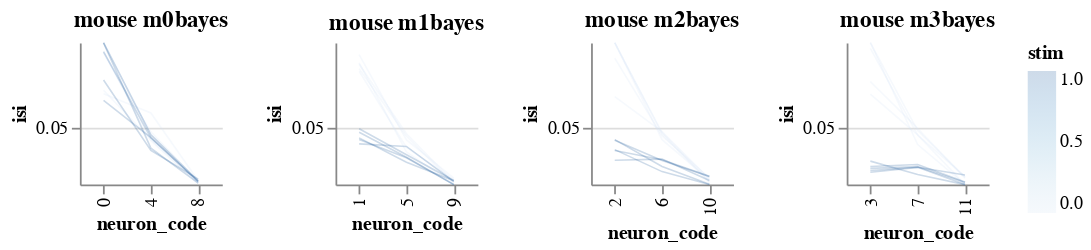

The notebook cell this image was saved under:
### Code cell
bw.facet(column='mouse',height=80,width=80)

### Figure 1 — Vega-Lite specification as saved in the notebook (floating-point values rounded to 4 significant figures)
{"usermeta": {"embedOptions": {"theme": "vox"}}, "config": {"view": {"continuousWidth": 400, "continuousHeight": 300, "stroke": null}}, "hconcat": [{"layer": [{"mark": {"type": "line", "fill": null}, "encoding": {"color": {"type": "quantitative", "field": "stim"}, "detail": {"type": "quantitative", "field": "i_trial"}, "opacity": {"value": 0.2}, "size": {"value": 0.9}, "x": {"type": "ordinal", "field": "neuron_code"}, "y": {"type": "quantitative", "field": "isi", "scale": {"clamp": true, "domain": [0.0215, 0.09219], "zero": false}}}}], "height": 80, "resolve": {"scale": {"y": "independent"}}, "title": "mouse m0bayes  ", "transform": [{"filter": "(datum['mouse'] === 'm0bayes')"}], "width": 80}, {"layer": [{"mark": {"type": "line", "fill": null}, "encoding": {"color": {"type": "quantitative", "field": "stim"}, "detail": {"type": "quantitative", "field": "i_trial"}, "opacity": {"value": 0.2}, "size": {"value": 0.9}, "x": {"type": "ordinal", "field": "neuron_code"}, "y": {"type": "quantitative", "field": "isi", "scale": {"clamp": true, "domain": [0.0215, 0.09219], "zero": false}}}}], "height": 80, "resolve": {"scale": {"y": "independent"}}, "title": "mouse m1bayes  ", "transform": [{"filter": "(datum['mouse'] === 'm1bayes')"}], "width": 80}, {"layer": [{"mark": {"type": "line", "fill": null}, "encoding": {"color": {"type": "quantitative", "field": "stim"}, "detail": {"type": "quantitative", "field": "i_trial"}, "opacity": {"value": 0.2}, "size": {"value": 0.9}, "x": {"type": "ordinal", "field": "neuron_code"}, "y": {"type": "quantitative", "field": "isi", "scale": {"clamp": true, "domain": [0.0215, 0.09219], "zero": false}}}}], "height": 80, "resolve": {"scale": {"y": "independent"}}, "title": "mouse m2bayes  ", "transform": [{"filter": "(datum['mouse'] === 'm2bayes')"}], "width": 80}, {"layer": [{"mark": {"type": "line", "fill": null}, "encoding": {"color": {"type": "quantitative", "field": "stim"}, "detail": {"type": "quantitative", "field": "i_trial"}, "opacity": {"value": 0.2}, "size": {"value": 0.9}, "x": {"type": "ordinal", "field": "neuron_code"}, "y": {"type": "quantitative", "field": "isi", "scale": {"clamp": true, "domain": [0.0215, 0.09219], "zero": false}}}}], "height": 80, "resolve": {"scale": {"y": "independent"}}, "title": "mouse m3bayes  ", "transform": [{"filter": "(datum['mouse'] === 'm3bayes')"}], "width": 80}], "data": {"name": "data-302a6b66ce2ef1cf9af7c15f8e6f5beb"}, "$schema": "https://vega.github.io/schema/vega-lite/v4.8.1.json", "datasets": {"data-302a6b66ce2ef1cf9af7c15f8e6f5beb": [{"mouse_code": 0, "neuron_code": 0, "stim": 0, "mouse": "m0bayes", "neuron_x_mouse": "0m0bayes", "i_trial": 0, "neuron": "0", "log_firing_rate": 1.775, "Firing rate": 59.53, "firing_rate": 59.53, "i_spike": 39.0, "isi": 0.087, "combined_condition": 0}, {"mouse_code": 0, "neuron_code": 0, "stim": 0, "mouse": "m0bayes", "neuron_x_mouse": "0m0bayes", "i_trial": 1, "neuron": "0", "log_firing_rate": 1.45, "Firing rate": 28.19, "firing_rate": 28.19, "i_spike": 36.0, "isi": 0.09736, "combined_condition": 0}, {"mouse_code": 0, "neuron_code": 0, "stim": 0, "mouse": "m0bayes", "neuron_x_mouse": "0m0bayes", "i_trial": 2, "neuron": "0", "log_firing_rate": 1.712, "Firing rate": 51.57, "firing_rate": 51.57, "i_spike": 50.5, "isi": 0.0685, "combined_condition": 0}, {"mouse_code": 0, "neuron_code": 0, "stim": 0, "mouse": "m0bayes", "neuron_x_mouse": "0m0bayes", "i_trial": 3, "neuron": "0", "log_firing_rate": 2.564, "Firing rate": 366.8, "firing_rate": 366.8, "i_spike": 40.5, "isi": 0.0874, "combined_condition": 0}, {"mouse_code": 0, "neuron_code": 0, "stim": 0, "mouse": "m0bayes", "neuron_x_mouse": "0m0bayes", "i_trial": 4, "neuron": "0", "log_firing_rate": 2.094, "Firing rate": 124.2, "firing_rate": 124.2, "i_spike": 52.0, "isi": 0.06668, "combined_condition": 0}, {"mouse_code": 0, "neuron_code": 0, "stim": 1, "mouse": "m0bayes", "neuron_x_mouse": "0m0bayes", "i_trial": 0, "neuron": "0", "log_firing_rate": 1.974, "Firing rate": 94.18, "firing_rate": 94.18, "i_spike": 38.5, "isi": 0.09201, "combined_condition": 12}, {"mouse_code": 0, "neuron_code": 0, "stim": 1, "mouse": "m0bayes", "neuron_x_mouse": "0m0bayes", "i_trial": 1, "neuron": "0", "log_firing_rate": 1.861, "Firing rate": 72.66, "firing_rate": 72.66, "i_spike": 39.5, "isi": 0.08774, "combined_condition": 12}, {"mouse_code": 0, "neuron_code": 0, "stim": 1, "mouse": "m0bayes", "neuron_x_mouse": "0m0bayes", "i_trial": 2, "neuron": "0", "log_firing_rate": 2.084, "Firing rate": 121.3, "firing_rate": 121.3, "i_spike": 47.0, "isi": 0.07358, "combined_condition": 12}, {"mouse_code": 0, "neuron_code": 0, "stim": 1, "mouse": "m0bayes", "neuron_x_mouse": "0m0bayes", "i_trial": 3, "neuron": "0", "log_firing_rate": 1.565, "Firing rate": 36.69, "firing_rate": 36.69, "i_spike": 36.0, "isi": 0.09597, "combined_condition": 12}, {"mouse_code": 0, "neuron_code": 0, "stim": 1, "mouse": "m0bayes", "neuron_x_mouse": "0m0bayes", "i_trial": 4, "neuron": "0", "log_firing_rate": 2.71, "Firing rate": 512.8, "firing_rate": 512.8, "i_spike": 55.0, "isi": 0.06349, "combined_condition": 12}, {"mouse_code": 0, "neuron_code": 4, "stim": 0, "mouse": "m0bayes", "neuron_x_mouse": "1m0bayes", "i_trial": 0, "neuron": "1", "log_firing_rate": 1.896, "Firing rate": 78.67, "firing_rate": 78.67, "i_spike": 73.0, "isi": 0.04778, "combined_condition": 1}, {"mouse_code": 0, "neuron_code": 4, "stim": 0, "mouse": "m0bayes", "neuron_x_mouse": "1m0bayes", "i_trial": 1, "neuron": "1", "log_firing_rate": 2.037, "Firing rate": 108.8, "firing_rate": 108.8, "i_spike": 75.0, "isi": 0.04641, "combined_condition": 1}, {"mouse_code": 0, "neuron_code": 4, "stim": 0, "mouse": "m0bayes", "neuron_x_mouse": "1m0bayes", "i_trial": 2, "neuron": "1", "log_firing_rate": 2.024, "Firing rate": 105.6, "firing_rate": 105.6, "i_spike": 79.5, "isi": 0.04389, "combined_condition": 1}, {"mouse_code": 0, "neuron_code": 4, "stim": 0, "mouse": "m0bayes", "neuron_x_mouse": "1m0bayes", "i_trial": 3, "neuron": "1", "log_firing_rate": 2.107, "Firing rate": 127.8, "firing_rate": 127.8, "i_spike": 80.5, "isi": 0.04337, "combined_condition": 1}, {"mouse_code": 0, "neuron_code": 4, "stim": 0, "mouse": "m0bayes", "neuron_x_mouse": "1m0bayes", "i_trial": 4, "neuron": "1", "log_firing_rate": 1.975, "Firing rate": 94.41, "firing_rate": 94.41, "i_spike": 60.5, "isi": 0.05718, "combined_condition": 1}, {"mouse_code": 0, "neuron_code": 4, "stim": 1, "mouse": "m0bayes", "neuron_x_mouse": "1m0bayes", "i_trial": 0, "neuron": "1", "log_firing_rate": 2.0, "Firing rate": 99.93, "firing_rate": 99.93, "i_spike": 88.0, "isi": 0.03965, "combined_condition": 13}, {"mouse_code": 0, "neuron_code": 4, "stim": 1, "mouse": "m0bayes", "neuron_x_mouse": "1m0bayes", "i_trial": 1, "neuron": "1", "log_firing_rate": 2.267, "Firing rate": 185.1, "firing_rate": 185.1, "i_spike": 78.5, "isi": 0.04484, "combined_condition": 13}, {"mouse_code": 0, "neuron_code": 4, "stim": 1, "mouse": "m0bayes", "neuron_x_mouse": "1m0bayes", "i_trial": 2, "neuron": "1", "log_firing_rate": 2.242, "Firing rate": 174.5, "firing_rate": 174.5, "i_spike": 91.0, "isi": 0.03847, "combined_condition": 13}, {"mouse_code": 0, "neuron_code": 4, "stim": 1, "mouse": "m0bayes", "neuron_x_mouse": "1m0bayes", "i_trial": 3, "neuron": "1", "log_firing_rate": 2.132, "Firing rate": 135.5, "firing_rate": 135.5, "i_spike": 75.0, "isi": 0.04624, "combined_condition": 13}, {"mouse_code": 0, "neuron_code": 4, "stim": 1, "mouse": "m0bayes", "neuron_x_mouse": "1m0bayes", "i_trial": 4, "neuron": "1", "log_firing_rate": 2.207, "Firing rate": 160.9, "firing_rate": 160.9, "i_spike": 78.0, "isi": 0.0449, "combined_condition": 13}, {"mouse_code": 0, "neuron_code": 8, "stim": 0, "mouse": "m0bayes", "neuron_x_mouse": "2m0bayes", "i_trial": 0, "neuron": "2", "log_firing_rate": 2.571, "Firing rate": 372.3, "firing_rate": 372.3, "i_spike": 150.0, "isi": 0.02308, "combined_condition": 2}, {"mouse_code": 0, "neuron_code": 8, "stim": 0, "mouse": "m0bayes", "neuron_x_mouse": "2m0bayes", "i_trial": 1, "neuron": "2", "log_firing_rate": 2.421, "Firing rate": 263.8, "firing_rate": 263.8, "i_spike": 156.0, "isi": 0.02243, "combined_condition": 2}, {"mouse_code": 0, "neuron_code": 8, "stim": 0, "mouse": "m0bayes", "neuron_x_mouse": "2m0bayes", "i_trial": 2, "neuron": "2", "log_firing_rate": 2.37, "Firing rate": 234.5, "firing_rate": 234.5, "i_spike": 156.5, "isi": 0.02228, "combined_condition": 2}, {"mouse_code": 0, "neuron_code": 8, "stim": 0, "mouse": "m0bayes", "neuron_x_mouse": "2m0bayes", "i_trial": 3, "neuron": "2", "log_firing_rate": 2.346, "Firing rate": 222.0, "firing_rate": 222.0, "i_spike": 157.5, "isi": 0.02193, "combined_condition": 2}, {"mouse_code": 0, "neuron_code": 8, "stim": 0, "mouse": "m0bayes", "neuron_x_mouse": "2m0bayes", "i_trial": 4, "neuron": "2", "log_firing_rate": 2.609, "Firing rate": 406.0, "firing_rate": 406.0, "i_spike": 149.0, "isi": 0.0234, "combined_condition": 2}, {"mouse_code": 0, "neuron_code": 8, "stim": 1, "mouse": "m0bayes", "neuron_x_mouse": "2m0bayes", "i_trial": 0, "neuron": "2", "log_firing_rate": 2.696, "Firing rate": 496.2, "firing_rate": 496.2, "i_spike": 157.5, "isi": 0.02221, "combined_condition": 14}, {"mouse_code": 0, "neuron_code": 8, "stim": 1, "mouse": "m0bayes", "neuron_x_mouse": "2m0bayes", "i_trial": 1, "neuron": "2", "log_firing_rate": 2.752, "Firing rate": 565.4, "firing_rate": 565.4, "i_spike": 151.5, "isi": 0.02303, "combined_condition": 14}, {"mouse_code": 0, "neuron_code": 8, "stim": 1, "mouse": "m0bayes", "neuron_x_mouse": "2m0bayes", "i_trial": 2, "neuron": "2", "log_firing_rate": 2.326, "Firing rate": 211.9, "firing_rate": 211.9, "i_spike": 144.0, "isi": 0.02424, "combined_condition": 14}, {"mouse_code": 0, "neuron_code": 8, "stim": 1, "mouse": "m0bayes", "neuron_x_mouse": "2m0bayes", "i_trial": 3, "neuron": "2", "log_firing_rate": 3.06, "Firing rate": 1147.0, "firing_rate": 1147.0, "i_spike": 148.5, "isi": 0.02338, "combined_condition": 14}, {"mouse_code": 0, "neuron_code": 8, "stim": 1, "mouse": "m0bayes", "neuron_x_mouse": "2m0bayes", "i_trial": 4, "neuron": "2", "log_firing_rate": 2.414, "Firing rate": 259.4, "firing_rate": 259.4, "i_spike": 152.5, "isi": 0.02301, "combined_condition": 14}, {"mouse_code": 1, "neuron_code": 1, "stim": 0, "mouse": "m1bayes", "neuron_x_mouse": "0m1bayes", "i_trial": 0, "neuron": "0", "log_firing_rate": 1.767, "Firing rate": 58.54, "firing_rate": 58.54, "i_spike": 41.0, "isi": 0.08623, "combined_condition": 3}, {"mouse_code": 1, "neuron_code": 1, "stim": 0, "mouse": "m1bayes", "neuron_x_mouse": "0m1bayes", "i_trial": 1, "neuron": "0", "log_firing_rate": 2.54, "Firing rate": 346.8, "firing_rate": 346.8, "i_spike": 44.5, "isi": 0.07925, "combined_condition": 3}, {"mouse_code": 1, "neuron_code": 1, "stim": 0, "mouse": "m1bayes", "neuron_x_mouse": "0m1bayes", "i_trial": 2, "neuron": "0", "log_firing_rate": 1.694, "Firing rate": 49.4, "firing_rate": 49.4, "i_spike": 40.5, "isi": 0.08141, "combined_condition": 3}, {"mouse_code": 1, "neuron_code": 1, "stim": 0, "mouse": "m1bayes", "neuron_x_mouse": "0m1bayes", "i_trial": 3, "neuron": "0", "log_firing_rate": 1.863, "Firing rate": 73.0, "firing_rate": 73.0, "i_spike": 43.0, "isi": 0.08209, "combined_condition": 3}, {"mouse_code": 1, "neuron_code": 1, "stim": 0, "mouse": "m1bayes", "neuron_x_mouse": "0m1bayes", "i_trial": 4, "neuron": "0", "log_firing_rate": 2.44, "Firing rate": 275.1, "firing_rate": 275.1, "i_spike": 45.0, "isi": 0.07791, "combined_condition": 3}, {"mouse_code": 1, "neuron_code": 1, "stim": 1, "mouse": "m1bayes", "neuron_x_mouse": "0m1bayes", "i_trial": 0, "neuron": "0", "log_firing_rate": 1.942, "Firing rate": 87.49, "firing_rate": 87.49, "i_spike": 73.0, "isi": 0.04755, "combined_condition": 15}, {"mouse_code": 1, "neuron_code": 1, "stim": 1, "mouse": "m1bayes", "neuron_x_mouse": "0m1bayes", "i_trial": 1, "neuron": "0", "log_firing_rate": 2.194, "Firing rate": 156.2, "firing_rate": 156.2, "i_spike": 84.0, "isi": 0.04176, "combined_condition": 15}, {"mouse_code": 1, "neuron_code": 1, "stim": 1, "mouse": "m1bayes", "neuron_x_mouse": "0m1bayes", "i_trial": 2, "neuron": "0", "log_firing_rate": 2.206, "Firing rate": 160.8, "firing_rate": 160.8, "i_spike": 67.0, "isi": 0.04933, "combined_condition": 15}, {"mouse_code": 1, "neuron_code": 1, "stim": 1, "mouse": "m1bayes", "neuron_x_mouse": "0m1bayes", "i_trial": 3, "neuron": "0", "log_firing_rate": 2.08, "Firing rate": 120.2, "firing_rate": 120.2, "i_spike": 78.0, "isi": 0.04475, "combined_condition": 15}, {"mouse_code": 1, "neuron_code": 1, "stim": 1, "mouse": "m1bayes", "neuron_x_mouse": "0m1bayes", "i_trial": 4, "neuron": "0", "log_firing_rate": 2.014, "Firing rate": 103.3, "firing_rate": 103.3, "i_spike": 79.0, "isi": 0.04395, "combined_condition": 15}, {"mouse_code": 1, "neuron_code": 5, "stim": 0, "mouse": "m1bayes", "neuron_x_mouse": "1m1bayes", "i_trial": 0, "neuron": "1", "log_firing_rate": 2.274, "Firing rate": 188.1, "firing_rate": 188.1, "i_spike": 80.0, "isi": 0.04375, "combined_condition": 4}, {"mouse_code": 1, "neuron_code": 5, "stim": 0, "mouse": "m1bayes", "neuron_x_mouse": "1m1bayes", "i_trial": 1, "neuron": "1", "log_firing_rate": 2.26, "Firing rate": 182.0, "firing_rate": 182.0, "i_spike": 77.0, "isi": 0.04553, "combined_condition": 4}, {"mouse_code": 1, "neuron_code": 5, "stim": 0, "mouse": "m1bayes", "neuron_x_mouse": "1m1bayes", "i_trial": 2, "neuron": "1", "log_firing_rate": 2.324, "Firing rate": 210.7, "firing_rate": 210.7, "i_spike": 74.0, "isi": 0.04682, "combined_condition": 4}, {"mouse_code": 1, "neuron_code": 5, "stim": 0, "mouse": "m1bayes", "neuron_x_mouse": "1m1bayes", "i_trial": 3, "neuron": "1", "log_firing_rate": 2.174, "Firing rate": 149.4, "firing_rate": 149.4, "i_spike": 90.0, "isi": 0.03772, "combined_condition": 4}, {"mouse_code": 1, "neuron_code": 5, "stim": 0, "mouse": "m1bayes", "neuron_x_mouse": "1m1bayes", "i_trial": 4, "neuron": "1", "log_firing_rate": 2.248, "Firing rate": 176.9, "firing_rate": 176.9, "i_spike": 86.0, "isi": 0.04001, "combined_condition": 4}, {"mouse_code": 1, "neuron_code": 5, "stim": 1, "mouse": "m1bayes", "neuron_x_mouse": "1m1bayes", "i_trial": 0, "neuron": "1", "log_firing_rate": 2.38, "Firing rate": 240.0, "firing_rate": 240.0, "i_spike": 99.5, "isi": 0.0351, "combined_condition": 16}, {"mouse_code": 1, "neuron_code": 5, "stim": 1, "mouse": "m1bayes", "neuron_x_mouse": "1m1bayes", "i_trial": 1, "neuron": "1", "log_firing_rate": 1.906, "Firing rate": 80.58, "firing_rate": 80.58, "i_spike": 86.0, "isi": 0.04049, "combined_condition": 16}, {"mouse_code": 1, "neuron_code": 5, "stim": 1, "mouse": "m1bayes", "neuron_x_mouse": "1m1bayes", "i_trial": 2, "neuron": "1", "log_firing_rate": 2.298, "Firing rate": 198.5, "firing_rate": 198.5, "i_spike": 95.0, "isi": 0.03637, "combined_condition": 16}, {"mouse_code": 1, "neuron_code": 5, "stim": 1, "mouse": "m1bayes", "neuron_x_mouse": "1m1bayes", "i_trial": 3, "neuron": "1", "log_firing_rate": 2.572, "Firing rate": 373.1, "firing_rate": 373.1, "i_spike": 107.5, "isi": 0.03263, "combined_condition": 16}, {"mouse_code": 1, "neuron_code": 5, "stim": 1, "mouse": "m1bayes", "neuron_x_mouse": "1m1bayes", "i_trial": 4, "neuron": "1", "log_firing_rate": 2.199, "Firing rate": 158.0, "firing_rate": 158.0, "i_spike": 98.5, "isi": 0.03487, "combined_condition": 16}, {"mouse_code": 1, "neuron_code": 9, "stim": 0, "mouse": "m1bayes", "neuron_x_mouse": "2m1bayes", "i_trial": 0, "neuron": "2", "log_firing_rate": 2.42, "Firing rate": 263.1, "firing_rate": 263.1, "i_spike": 141.0, "isi": 0.02472, "combined_condition": 5}, {"mouse_code": 1, "neuron_code": 9, "stim": 0, "mouse": "m1bayes", "neuron_x_mouse": "2m1bayes", "i_trial": 1, "neuron": "2", "log_firing_rate": 2.388, "Firing rate": 244.4, "firing_rate": 244.4, "i_spike": 159.5, "isi": 0.02193, "combined_condition": 5}, {"mouse_code": 1, "neuron_code": 9, "stim": 0, "mouse": "m1bayes", "neuron_x_mouse": "2m1bayes", "i_trial": 2, "neuron": "2", "log_firing_rate": 2.287, "Firing rate": 193.9, "firing_rate": 193.9, "i_spike": 153.0, "isi": 0.02275, "combined_condition": 5}, {"mouse_code": 1, "neuron_code": 9, "stim": 0, "mouse": "m1bayes", "neuron_x_mouse": "2m1bayes", "i_trial": 3, "neuron": "2", "log_firing_rate": 2.61, "Firing rate": 407.6, "firing_rate": 407.6, "i_spike": 165.0, "isi": 0.02118, "combined_condition": 5}, {"mouse_code": 1, "neuron_code": 9, "stim": 0, "mouse": "m1bayes", "neuron_x_mouse": "2m1bayes", "i_trial": 4, "neuron": "2", "log_firing_rate": 2.745, "Firing rate": 556.5, "firing_rate": 556.5, "i_spike": 145.5, "isi": 0.02397, "combined_condition": 5}, {"mouse_code": 1, "neuron_code": 9, "stim": 1, "mouse": "m1bayes", "neuron_x_mouse": "2m1bayes", "i_trial": 0, "neuron": "2", "log_firing_rate": 2.646, "Firing rate": 442.9, "firing_rate": 442.9, "i_spike": 163.0, "isi": 0.02147, "combined_condition": 17}, {"mouse_code": 1, "neuron_code": 9, "stim": 1, "mouse": "m1bayes", "neuron_x_mouse": "2m1bayes", "i_trial": 1, "neuron": "2", "log_firing_rate": 2.306, "Firing rate": 202.2, "firing_rate": 202.2, "i_spike": 152.5, "isi": 0.02295, "combined_condition": 17}, {"mouse_code": 1, "neuron_code": 9, "stim": 1, "mouse": "m1bayes", "neuron_x_mouse": "2m1bayes", "i_trial": 2, "neuron": "2", "log_firing_rate": 2.607, "Firing rate": 404.6, "firing_rate": 404.6, "i_spike": 147.5, "isi": 0.02355, "combined_condition": 17}, {"mouse_code": 1, "neuron_code": 9, "stim": 1, "mouse": "m1bayes", "neuron_x_mouse": "2m1bayes", "i_trial": 3, "neuron": "2", "log_firing_rate": 2.481, "Firing rate": 302.8, "firing_rate": 302.8, "i_spike": 147.5, "isi": 0.02338, "combined_condition": 17}, {"mouse_code": 1, "neuron_code": 9, "stim": 1, "mouse": "m1bayes", "neuron_x_mouse": "2m1bayes", "i_trial": 4, "neuron": "2", "log_firing_rate": 2.454, "Firing rate": 284.6, "firing_rate": 284.6, "i_spike": 165.0, "isi": 0.02113, "combined_condition": 17}, {"mouse_code": 2, "neuron_code": 2, "stim": 0, "mouse": "m2bayes", "neuron_x_mouse": "0m2bayes", "i_trial": 0, "neuron": "0", "log_firing_rate": 1.906, "Firing rate": 80.52, "firing_rate": 80.52, "i_spike": 41.0, "isi": 0.08445, "combined_condition": 7}, {"mouse_code": 2, "neuron_code": 2, "stim": 0, "mouse": "m2bayes", "neuron_x_mouse": "0m2bayes", "i_trial": 1, "neuron": "0", "log_firing_rate": 1.607, "Firing rate": 40.5, "firing_rate": 40.5, "i_spike": 36.0, "isi": 0.0921, "combined_condition": 7}, {"mouse_code": 2, "neuron_code": 2, "stim": 0, "mouse": "m2bayes", "neuron_x_mouse": "0m2bayes", "i_trial": 2, "neuron": "0", "log_firing_rate": 2.206, "Firing rate": 160.6, "firing_rate": 160.6, "i_spike": 36.5, "isi": 0.09395, "combined_condition": 7}, {"mouse_code": 2, "neuron_code": 2, "stim": 0, "mouse": "m2bayes", "neuron_x_mouse": "0m2bayes", "i_trial": 3, "neuron": "0", "log_firing_rate": 1.903, "Firing rate": 79.91, "firing_rate": 79.91, "i_spike": 53.0, "isi": 0.06524, "combined_condition": 7}, {"mouse_code": 2, "neuron_code": 2, "stim": 0, "mouse": "m2bayes", "neuron_x_mouse": "0m2bayes", "i_trial": 4, "neuron": "0", "log_firing_rate": 1.441, "Firing rate": 27.59, "firing_rate": 27.59, "i_spike": 30.0, "isi": 0.1183, "combined_condition": 7}, {"mouse_code": 2, "neuron_code": 2, "stim": 1, "mouse": "m2bayes", "neuron_x_mouse": "0m2bayes", "i_trial": 0, "neuron": "0", "log_firing_rate": 2.281, "Firing rate": 190.8, "firing_rate": 190.8, "i_spike": 79.5, "isi": 0.04361, "combined_condition": 19}, {"mouse_code": 2, "neuron_code": 2, "stim": 1, "mouse": "m2bayes", "neuron_x_mouse": "0m2bayes", "i_trial": 1, "neuron": "0", "log_firing_rate": 2.644, "Firing rate": 440.3, "firing_rate": 440.3, "i_spike": 85.5, "isi": 0.03851, "combined_condition": 19}, {"mouse_code": 2, "neuron_code": 2, "stim": 1, "mouse": "m2bayes", "neuron_x_mouse": "0m2bayes", "i_trial": 2, "neuron": "0", "log_firing_rate": 2.341, "Firing rate": 219.2, "firing_rate": 219.2, "i_spike": 103.5, "isi": 0.03365, "combined_condition": 19}, {"mouse_code": 2, "neuron_code": 2, "stim": 1, "mouse": "m2bayes", "neuron_x_mouse": "0m2bayes", "i_trial": 3, "neuron": "0", "log_firing_rate": 2.494, "Firing rate": 312.2, "firing_rate": 312.2, "i_spike": 78.5, "isi": 0.04389, "combined_condition": 19}, {"mouse_code": 2, "neuron_code": 2, "stim": 1, "mouse": "m2bayes", "neuron_x_mouse": "0m2bayes", "i_trial": 4, "neuron": "0", "log_firing_rate": 2.471, "Firing rate": 295.8, "firing_rate": 295.8, "i_spike": 89.5, "isi": 0.0389, "combined_condition": 19}, {"mouse_code": 2, "neuron_code": 6, "stim": 0, "mouse": "m2bayes", "neuron_x_mouse": "1m2bayes", "i_trial": 0, "neuron": "1", "log_firing_rate": 2.203, "Firing rate": 159.5, "firing_rate": 159.5, "i_spike": 77.0, "isi": 0.04572, "combined_condition": 8}, {"mouse_code": 2, "neuron_code": 6, "stim": 0, "mouse": "m2bayes", "neuron_x_mouse": "1m2bayes", "i_trial": 1, "neuron": "1", "log_firing_rate": 1.829, "Firing rate": 67.38, "firing_rate": 67.38, "i_spike": 74.0, "isi": 0.0474, "combined_condition": 8}, {"mouse_code": 2, "neuron_code": 6, "stim": 0, "mouse": "m2bayes", "neuron_x_mouse": "1m2bayes", "i_trial": 2, "neuron": "1", "log_firing_rate": 2.177, "Firing rate": 150.5, "firing_rate": 150.5, "i_spike": 79.0, "isi": 0.04386, "combined_condition": 8}, {"mouse_code": 2, "neuron_code": 6, "stim": 0, "mouse": "m2bayes", "neuron_x_mouse": "1m2bayes", "i_trial": 3, "neuron": "1", "log_firing_rate": 1.917, "Firing rate": 82.69, "firing_rate": 82.69, "i_spike": 72.5, "isi": 0.04789, "combined_condition": 8}, {"mouse_code": 2, "neuron_code": 6, "stim": 0, "mouse": "m2bayes", "neuron_x_mouse": "1m2bayes", "i_trial": 4, "neuron": "1", "log_firing_rate": 2.214, "Firing rate": 163.6, "firing_rate": 163.6, "i_spike": 75.0, "isi": 0.04667, "combined_condition": 8}, {"mouse_code": 2, "neuron_code": 6, "stim": 1, "mouse": "m2bayes", "neuron_x_mouse": "1m2bayes", "i_trial": 0, "neuron": "1", "log_firing_rate": 2.65, "Firing rate": 446.5, "firing_rate": 446.5, "i_spike": 104.0, "isi": 0.03352, "combined_condition": 20}, {"mouse_code": 2, "neuron_code": 6, "stim": 1, "mouse": "m2bayes", "neuron_x_mouse": "1m2bayes", "i_trial": 1, "neuron": "1", "log_firing_rate": 2.278, "Firing rate": 189.5, "firing_rate": 189.5, "i_spike": 102.0, "isi": 0.03383, "combined_condition": 20}, {"mouse_code": 2, "neuron_code": 6, "stim": 1, "mouse": "m2bayes", "neuron_x_mouse": "1m2bayes", "i_trial": 2, "neuron": "1", "log_firing_rate": 2.21, "Firing rate": 162.3, "firing_rate": 162.3, "i_spike": 102.5, "isi": 0.0342, "combined_condition": 20}, {"mouse_code": 2, "neuron_code": 6, "stim": 1, "mouse": "m2bayes", "neuron_x_mouse": "1m2bayes", "i_trial": 3, "neuron": "1", "log_firing_rate": 2.236, "Firing rate": 172.3, "firing_rate": 172.3, "i_spike": 112.5, "isi": 0.03049, "combined_condition": 20}, {"mouse_code": 2, "neuron_code": 6, "stim": 1, "mouse": "m2bayes", "neuron_x_mouse": "1m2bayes", "i_trial": 4, "neuron": "1", "log_firing_rate": 2.603, "Firing rate": 400.9, "firing_rate": 400.9, "i_spike": 125.0, "isi": 0.02797, "combined_condition": 20}, {"mouse_code": 2, "neuron_code": 10, "stim": 0, "mouse": "m2bayes", "neuron_x_mouse": "2m2bayes", "i_trial": 0, "neuron": "2", "log_firing_rate": 2.386, "Firing rate": 243.0, "firing_rate": 243.0, "i_spike": 140.0, "isi": 0.02477, "combined_condition": 6}, {"mouse_code": 2, "neuron_code": 10, "stim": 0, "mouse": "m2bayes", "neuron_x_mouse": "2m2bayes", "i_trial": 1, "neuron": "2", "log_firing_rate": 2.869, "Firing rate": 740.2, "firing_rate": 740.2, "i_spike": 152.5, "isi": 0.02297, "combined_condition": 6}, {"mouse_code": 2, "neuron_code": 10, "stim": 0, "mouse": "m2bayes", "neuron_x_mouse": "2m2bayes", "i_trial": 2, "neuron": "2", "log_firing_rate": 2.509, "Firing rate": 322.8, "firing_rate": 322.8, "i_spike": 147.0, "isi": 0.02382, "combined_condition": 6}, {"mouse_code": 2, "neuron_code": 10, "stim": 0, "mouse": "m2bayes", "neuron_x_mouse": "2m2bayes", "i_trial": 3, "neuron": "2", "log_firing_rate": 2.289, "Firing rate": 194.7, "firing_rate": 194.7, "i_spike": 143.0, "isi": 0.02433, "combined_condition": 6}, {"mouse_code": 2, "neuron_code": 10, "stim": 0, "mouse": "m2bayes", "neuron_x_mouse": "2m2bayes", "i_trial": 4, "neuron": "2", "log_firing_rate": 2.851, "Firing rate": 709.0, "firing_rate": 709.0, "i_spike": 156.0, "isi": 0.02246, "combined_condition": 6}, {"mouse_code": 2, "neuron_code": 10, "stim": 1, "mouse": "m2bayes", "neuron_x_mouse": "2m2bayes", "i_trial": 0, "neuron": "2", "log_firing_rate": 2.238, "Firing rate": 172.9, "firing_rate": 172.9, "i_spike": 137.0, "isi": 0.02557, "combined_condition": 18}, {"mouse_code": 2, "neuron_code": 10, "stim": 1, "mouse": "m2bayes", "neuron_x_mouse": "2m2bayes", "i_trial": 1, "neuron": "2", "log_firing_rate": 2.851, "Firing rate": 708.8, "firing_rate": 708.8, "i_spike": 135.5, "isi": 0.02559, "combined_condition": 18}, {"mouse_code": 2, "neuron_code": 10, "stim": 1, "mouse": "m2bayes", "neuron_x_mouse": "2m2bayes", "i_trial": 2, "neuron": "2", "log_firing_rate": 2.332, "Firing rate": 215.0, "firing_rate": 215.0, "i_spike": 148.0, "isi": 0.02354, "combined_condition": 18}, {"mouse_code": 2, "neuron_code": 10, "stim": 1, "mouse": "m2bayes", "neuron_x_mouse": "2m2bayes", "i_trial": 3, "neuron": "2", "log_firing_rate": 2.828, "Firing rate": 672.9, "firing_rate": 672.9, "i_spike": 162.0, "isi": 0.02164, "combined_condition": 18}, {"mouse_code": 2, "neuron_code": 10, "stim": 1, "mouse": "m2bayes", "neuron_x_mouse": "2m2bayes", "i_trial": 4, "neuron": "2", "log_firing_rate": 2.628, "Firing rate": 424.6, "firing_rate": 424.6, "i_spike": 162.0, "isi": 0.0215, "combined_condition": 18}, {"mouse_code": 3, "neuron_code": 3, "stim": 0, "mouse": "m3bayes", "neuron_x_mouse": "0m3bayes", "i_trial": 0, "neuron": "0", "log_firing_rate": 1.588, "Firing rate": 38.71, "firing_rate": 38.71, "i_spike": 47.5, "isi": 0.07285, "combined_condition": 10}, {"mouse_code": 3, "neuron_code": 3, "stim": 0, "mouse": "m3bayes", "neuron_x_mouse": "0m3bayes", "i_trial": 1, "neuron": "0", "log_firing_rate": 1.666, "Firing rate": 46.3, "firing_rate": 46.3, "i_spike": 37.0, "isi": 0.0945, "combined_condition": 10}, {"mouse_code": 3, "neuron_code": 3, "stim": 0, "mouse": "m3bayes", "neuron_x_mouse": "0m3bayes", "i_trial": 2, "neuron": "0", "log_firing_rate": 2.35, "Firing rate": 224.0, "firing_rate": 224.0, "i_spike": 50.5, "isi": 0.06656, "combined_condition": 10}, {"mouse_code": 3, "neuron_code": 3, "stim": 0, "mouse": "m3bayes", "neuron_x_mouse": "0m3bayes", "i_trial": 3, "neuron": "0", "log_firing_rate": 2.416, "Firing rate": 260.5, "firing_rate": 260.5, "i_spike": 39.0, "isi": 0.08935, "combined_condition": 10}, {"mouse_code": 3, "neuron_code": 3, "stim": 0, "mouse": "m3bayes", "neuron_x_mouse": "0m3bayes", "i_trial": 4, "neuron": "0", "log_firing_rate": 1.876, "Firing rate": 75.18, "firing_rate": 75.18, "i_spike": 28.0, "isi": 0.1223, "combined_condition": 10}, {"mouse_code": 3, "neuron_code": 3, "stim": 1, "mouse": "m3bayes", "neuron_x_mouse": "0m3bayes", "i_trial": 0, "neuron": "0", "log_firing_rate": 2.313, "Firing rate": 205.6, "firing_rate": 205.6, "i_spike": 122.5, "isi": 0.02854, "combined_condition": 22}, {"mouse_code": 3, "neuron_code": 3, "stim": 1, "mouse": "m3bayes", "neuron_x_mouse": "0m3bayes", "i_trial": 1, "neuron": "0", "log_firing_rate": 2.477, "Firing rate": 300.1, "firing_rate": 300.1, "i_spike": 114.5, "isi": 0.02956, "combined_condition": 22}, {"mouse_code": 3, "neuron_code": 3, "stim": 1, "mouse": "m3bayes", "neuron_x_mouse": "0m3bayes", "i_trial": 2, "neuron": "0", "log_firing_rate": 2.462, "Firing rate": 289.7, "firing_rate": 289.7, "i_spike": 125.0, "isi": 0.02761, "combined_condition": 22}, {"mouse_code": 3, "neuron_code": 3, "stim": 1, "mouse": "m3bayes", "neuron_x_mouse": "0m3bayes", "i_trial": 3, "neuron": "0", "log_firing_rate": 2.413, "Firing rate": 258.6, "firing_rate": 258.6, "i_spike": 99.0, "isi": 0.03319, "combined_condition": 22}, {"mouse_code": 3, "neuron_code": 3, "stim": 1, "mouse": "m3bayes", "neuron_x_mouse": "0m3bayes", "i_trial": 4, "neuron": "0", "log_firing_rate": 2.4, "Firing rate": 251.0, "firing_rate": 251.0, "i_spike": 113.5, "isi": 0.03051, "combined_condition": 22}, {"mouse_code": 3, "neuron_code": 7, "stim": 0, "mouse": "m3bayes", "neuron_x_mouse": "1m3bayes", "i_trial": 0, "neuron": "1", "log_firing_rate": 2.481, "Firing rate": 302.8, "firing_rate": 302.8, "i_spike": 70.5, "isi": 0.04946, "combined_condition": 11}, {"mouse_code": 3, "neuron_code": 7, "stim": 0, "mouse": "m3bayes", "neuron_x_mouse": "1m3bayes", "i_trial": 1, "neuron": "1", "log_firing_rate": 2.917, "Firing rate": 825.2, "firing_rate": 825.2, "i_spike": 84.5, "isi": 0.04141, "combined_condition": 11}, {"mouse_code": 3, "neuron_code": 7, "stim": 0, "mouse": "m3bayes", "neuron_x_mouse": "1m3bayes", "i_trial": 2, "neuron": "1", "log_firing_rate": 2.005, "Firing rate": 101.3, "firing_rate": 101.3, "i_spike": 75.5, "isi": 0.04623, "combined_condition": 11}, {"mouse_code": 3, "neuron_code": 7, "stim": 0, "mouse": "m3bayes", "neuron_x_mouse": "1m3bayes", "i_trial": 3, "neuron": "1", "log_firing_rate": 2.656, "Firing rate": 452.7, "firing_rate": 452.7, "i_spike": 75.0, "isi": 0.04615, "combined_condition": 11}, {"mouse_code": 3, "neuron_code": 7, "stim": 0, "mouse": "m3bayes", "neuron_x_mouse": "1m3bayes", "i_trial": 4, "neuron": "1", "log_firing_rate": 2.011, "Firing rate": 102.6, "firing_rate": 102.6, "i_spike": 70.5, "isi": 0.0484, "combined_condition": 11}, {"mouse_code": 3, "neuron_code": 7, "stim": 1, "mouse": "m3bayes", "neuron_x_mouse": "1m3bayes", "i_trial": 0, "neuron": "1", "log_firing_rate": 2.222, "Firing rate": 166.7, "firing_rate": 166.7, "i_spike": 116.0, "isi": 0.0301, "combined_condition": 23}, {"mouse_code": 3, "neuron_code": 7, "stim": 1, "mouse": "m3bayes", "neuron_x_mouse": "1m3bayes", "i_trial": 1, "neuron": "1", "log_firing_rate": 3.35, "Firing rate": 2237.0, "firing_rate": 2237.0, "i_spike": 112.5, "isi": 0.03043, "combined_condition": 23}, {"mouse_code": 3, "neuron_code": 7, "stim": 1, "mouse": "m3bayes", "neuron_x_mouse": "1m3bayes", "i_trial": 2, "neuron": "1", "log_firing_rate": 2.473, "Firing rate": 297.3, "firing_rate": 297.3, "i_spike": 116.5, "isi": 0.03009, "combined_condition": 23}, {"mouse_code": 3, "neuron_code": 7, "stim": 1, "mouse": "m3bayes", "neuron_x_mouse": "1m3bayes", "i_trial": 3, "neuron": "1", "log_firing_rate": 2.373, "Firing rate": 236.1, "firing_rate": 236.1, "i_spike": 132.0, "isi": 0.02656, "combined_condition": 23}, {"mouse_code": 3, "neuron_code": 7, "stim": 1, "mouse": "m3bayes", "neuron_x_mouse": "1m3bayes", "i_trial": 4, "neuron": "1", "log_firing_rate": 2.131, "Firing rate": 135.1, "firing_rate": 135.1, "i_spike": 110.0, "isi": 0.03151, "combined_condition": 23}, {"mouse_code": 3, "neuron_code": 11, "stim": 0, "mouse": "m3bayes", "neuron_x_mouse": "2m3bayes", "i_trial": 0, "neuron": "2", "log_firing_rate": 2.434, "Firing rate": 271.8, "firing_rate": 271.8, "i_spike": 141.5, "isi": 0.02473, "combined_condition": 9}, {"mouse_code": 3, "neuron_code": 11, "stim": 0, "mouse": "m3bayes", "neuron_x_mouse": "2m3bayes", "i_trial": 1, "neuron": "2", "log_firing_rate": 3.233, "Firing rate": 1712.0, "firing_rate": 1712.0, "i_spike": 162.0, "isi": 0.0216, "combined_condition": 9}, {"mouse_code": 3, "neuron_code": 11, "stim": 0, "mouse": "m3bayes", "neuron_x_mouse": "2m3bayes", "i_trial": 2, "neuron": "2", "log_firing_rate": 2.755, "Firing rate": 569.0, "firing_rate": 569.0, "i_spike": 163.0, "isi": 0.02144, "combined_condition": 9}, {"mouse_code": 3, "neuron_code": 11, "stim": 0, "mouse": "m3bayes", "neuron_x_mouse": "2m3bayes", "i_trial": 3, "neuron": "2", "log_firing_rate": 2.365, "Firing rate": 231.9, "firing_rate": 231.9, "i_spike": 137.5, "isi": 0.0255, "combined_condition": 9}, {"mouse_code": 3, "neuron_code": 11, "stim": 0, "mouse": "m3bayes", "neuron_x_mouse": "2m3bayes", "i_trial": 4, "neuron": "2", "log_firing_rate": 2.202, "Firing rate": 159.4, "firing_rate": 159.4, "i_spike": 137.5, "isi": 0.02523, "combined_condition": 9}, {"mouse_code": 3, "neuron_code": 11, "stim": 1, "mouse": "m3bayes", "neuron_x_mouse": "2m3bayes", "i_trial": 0, "neuron": "2", "log_firing_rate": 2.553, "Firing rate": 357.6, "firing_rate": 357.6, "i_spike": 133.5, "isi": 0.02629, "combined_condition": 21}, {"mouse_code": 3, "neuron_code": 11, "stim": 1, "mouse": "m3bayes", "neuron_x_mouse": "2m3bayes", "i_trial": 1, "neuron": "2", "log_firing_rate": 2.62, "Firing rate": 416.8, "firing_rate": 416.8, "i_spike": 155.0, "isi": 0.02256, "combined_condition": 21}, {"mouse_code": 3, "neuron_code": 11, "stim": 1, "mouse": "m3bayes", "neuron_x_mouse": "2m3bayes", "i_trial": 2, "neuron": "2", "log_firing_rate": 2.293, "Firing rate": 196.1, "firing_rate": 196.1, "i_spike": 163.5, "isi": 0.02134, "combined_condition": 21}, {"mouse_code": 3, "neuron_code": 11, "stim": 1, "mouse": "m3bayes", "neuron_x_mouse": "2m3bayes", "i_trial": 3, "neuron": "2", "log_firing_rate": 2.684, "Firing rate": 482.6, "firing_rate": 482.6, "i_spike": 168.0, "isi": 0.02083, "combined_condition": 21}, {"mouse_code": 3, "neuron_code": 11, "stim": 1, "mouse": "m3bayes", "neuron_x_mouse": "2m3bayes", "i_trial": 4, "neuron": "2", "log_firing_rate": 2.329, "Firing rate": 213.2, "firing_rate": 213.2, "i_spike": 153.0, "isi": 0.02276, "combined_condition": 21}]}}
